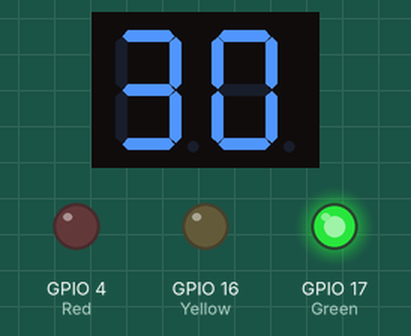
This sketch was run on a simulated ESP32. On the bench: 2-digit seven-segment display, output pins drawn as LEDs (lit = HIGH). Wiring (inferred from the names in the program): 2-digit 7-segment display, segments lit when LOW: segments GPIO 5, GPIO 18, GPIO 32, GPIO 33, GPIO 25, GPIO 26, GPIO 27, GPIO 15; digit selects GPIO 2, GPIO 0. The segment pins are drawn as the display they are named for; pins used as bus, display or sensor lines are not drawn.

Above: at 0.1 s.
At 4.1 s:
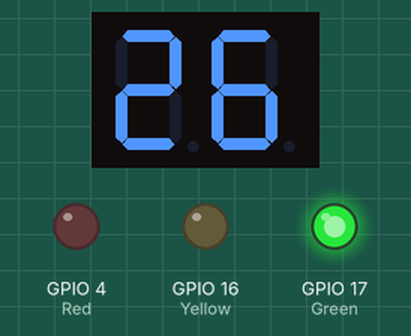
At 8.1 s:
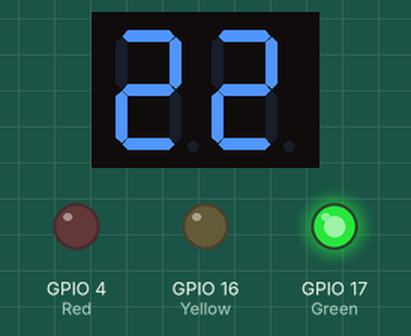
At 16.1 s:
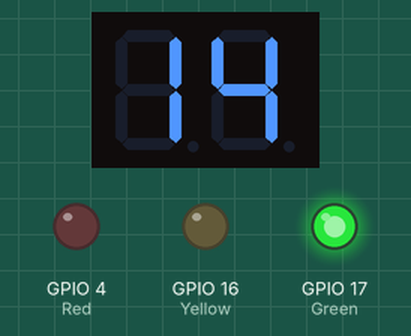
At 31.2 s:
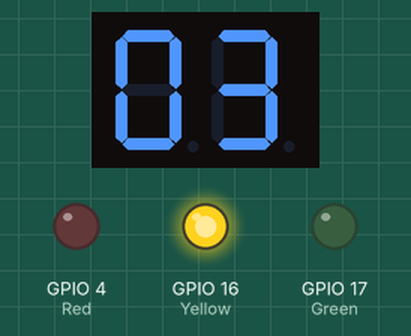
At 38.2 s:
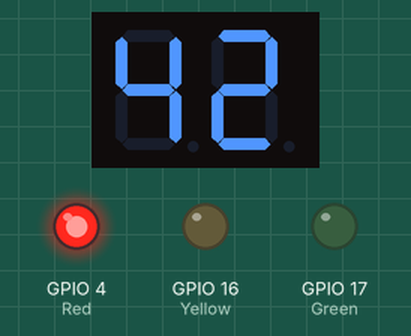
Timing chart, 0 to 39.7 s (numbered marks = the images above):
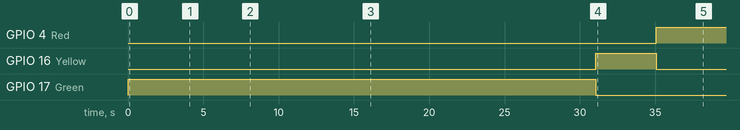

Measured:
- by itself, GPIO 4 (Red): LOW → HIGH at 35.1 s
- by itself, GPIO 16 (Yellow): LOW → HIGH at 31.1 s, → LOW 4.0 s later
- by itself, GPIO 17 (Green): LOW → HIGH at 0.00 s, → LOW 31.1 s later
- what the display in image 0 shows lasts 1.1 s, from 0.0 s to 1.1 s

The sketch:

main.ino
```cpp
byte numbers[]={0b00111111, //0
0b00000110, //1
0b01011011, //2
0b01001111, //3
0b01100110, //4
0b01101101, //5
0b01111101, //6
0b00000111, //7
0b01111111, //8
0b01101111 //9
};
int pins[]={5,18,32,33,25,26,27,15}; //pin Segments
int pinsDigit[]={2,0}; //pin Digit
enum pinsLed{Red=4,Yellow=16,Green=17};
enum light{isRed=-1,isGreen,isYellow};
int n=30,lightStatus=isGreen;
void setup() {
  for(int i=0;i<8;i++){
    pinMode(pins[i], OUTPUT);
    if(i%4==3)
      pinMode(pinsDigit[(i-3)/4], OUTPUT);
      digitalWrite(pinsDigit[(i-3)/4], HIGH);
  }
  pinMode(Red, OUTPUT);
  pinMode(Yellow, OUTPUT);
  pinMode(Green, OUTPUT);
}
void display(int digit, int number){
  for(int i=0;i<8;i++){
    digitalWrite(pins[i], HIGH);
    if(i%4==3)
      digitalWrite(pinsDigit[(i-3)/4], LOW);
  }
  digitalWrite(pinsDigit[digit],HIGH);
  byte* temp=&numbers[number];
  for(int i=0;i<8;i++){
    if((*temp>>i)&1)
      digitalWrite(pins[i], LOW);
  }
  delay(2);
  for(int i=0;i<8;i++){
    digitalWrite(pins[i], HIGH);
  }
}

unsigned long _time=0;
void loop() {
  int num[]={n/10,n%10};
  if(lightStatus==isYellow){
    digitalWrite(Yellow, HIGH);
    digitalWrite(Red, LOW);
    digitalWrite(Green, LOW);
  }
  if(lightStatus==isGreen){
    digitalWrite(Green, HIGH);
    digitalWrite(Red, LOW);
    digitalWrite(Yellow, LOW);
  }
  if(lightStatus==isRed){
    digitalWrite(Red, HIGH);
    digitalWrite(Yellow, LOW);
    digitalWrite(Green, LOW);
  }
  for(int i=0;i<2;i++){
    display(i,num[i]);
    }

  if(millis()-_time>=1000){
    _time=millis();
    n--;
  }
  if(n<0){
    switch(lightStatus){
      case isRed:
        lightStatus=isGreen;
        n=30;
        break;
      case isYellow:
        lightStatus=isRed;
        n=45;
        break;
      case isGreen:
        lightStatus=isYellow;
        n=3;
        break;
    }
  }
}
```
